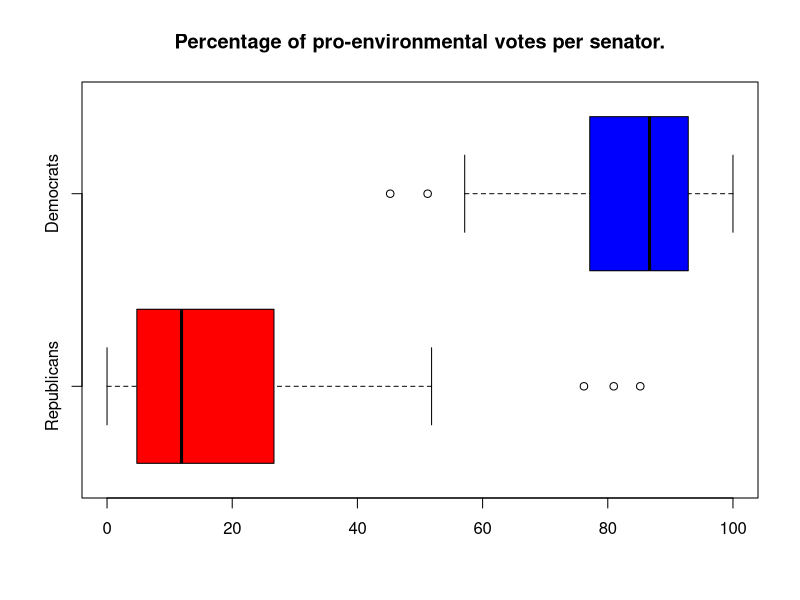
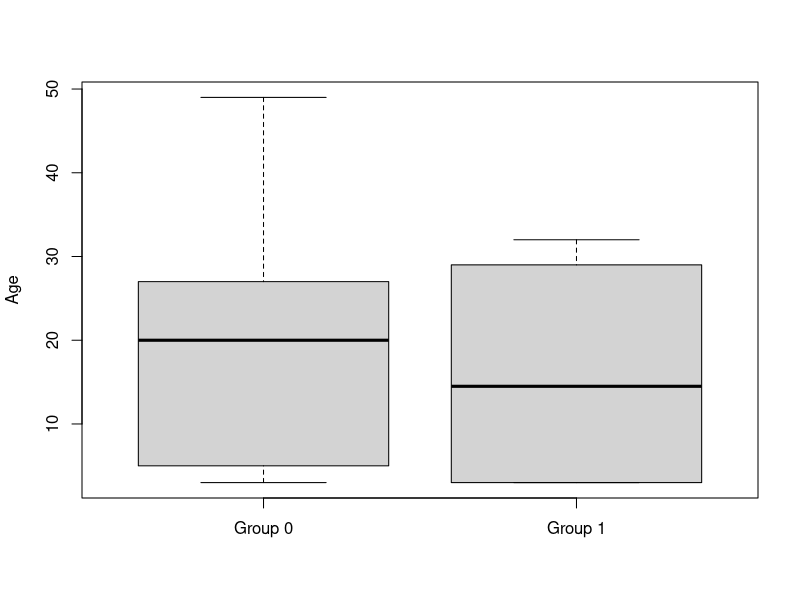
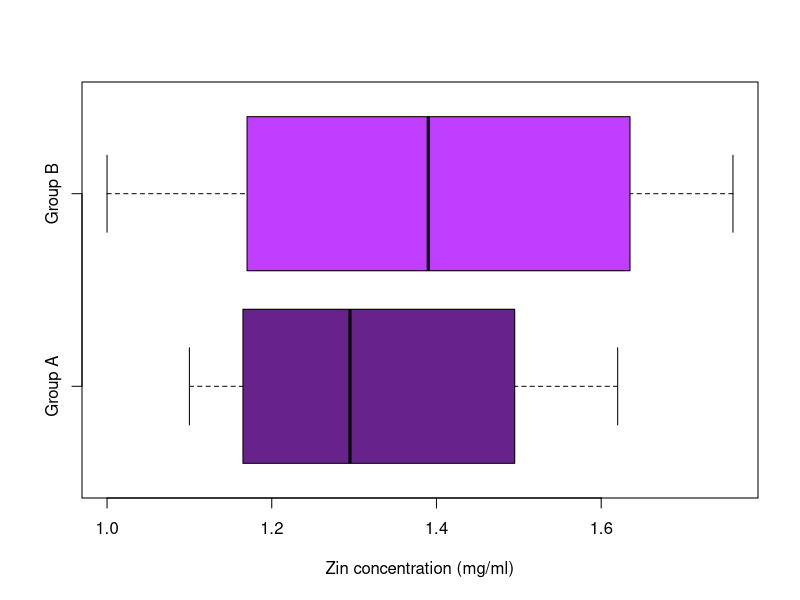

These charts were generated, in order, by the following R code:
## ---- chunk 1
vote_data <- read.csv('data/Environmental votes.csv')
republicans <- dplyr::filter(vote_data, Party == "R")
democrats <- dplyr::filter(vote_data, Party == "D")
boxplot(republicans$PctPro, democrats$PctPro,
        main="Percentage of pro-environmental votes per senator.",
        names=c("Republicans", "Democrats"),
        col=c("Red", "Blue"),
        horizontal=TRUE)
## ---- chunk 2
people <- data.frame(
  name=c("Gideon", "Maddison", "Alisha", "Brodie", "Cian", "Osman", "Ciara", "Alesha", "Jesse", "Kurtis"),
  age=floor(runif(10, 1, 60)),
  group=rbinom(10, 1, 0.5)
)
boxplot(
  dplyr::filter(people, group == 0)$age, dplyr::filter(people, group == 1)$age,
  names=c("Group 0", "Group 1"), ylab="Age"
)
## ---- chunk 3
rat_data <- read.csv('data/Zinc concentration.csv')
boxplot(
  dplyr::filter(rat_data, Group == "A")$Zinc, dplyr::filter(rat_data, Group == "B")$Zinc,
  names=paste("Group", c("A", "B")), xlab="Zin concentration (mg/ml)",
  horizontal=TRUE,
  col=c("darkorchid4", "darkorchid1")
)
